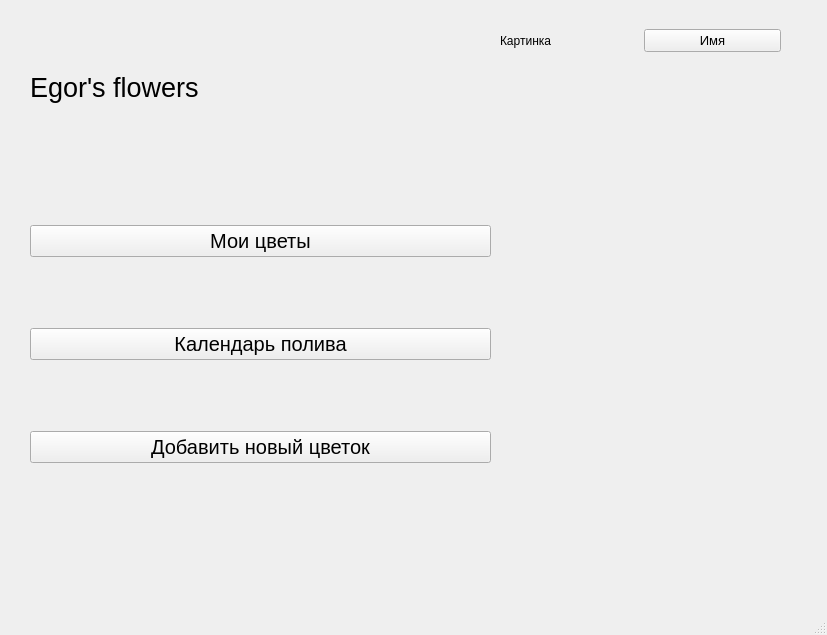
<?xml version="1.0" encoding="UTF-8"?>
<ui version="4.0">
 <class>MainWindow</class>
 <widget class="QMainWindow" name="MainWindow">
  <property name="geometry">
   <rect>
    <x>0</x>
    <y>0</y>
    <width>827</width>
    <height>635</height>
   </rect>
  </property>
  <property name="windowTitle">
   <string>MainWindow</string>
  </property>
  <widget class="QWidget" name="centralwidget">
   <widget class="QWidget" name="horizontalLayoutWidget">
    <property name="geometry">
     <rect>
      <x>500</x>
      <y>10</y>
      <width>281</width>
      <height>61</height>
     </rect>
    </property>
    <layout class="QHBoxLayout" name="horizontalLayout">
     <item>
      <widget class="QLabel" name="label">
       <property name="text">
        <string>Картинка</string>
       </property>
      </widget>
     </item>
     <item>
      <widget class="QPushButton" name="pushButton_4">
       <property name="font">
        <font>
         <pointsize>10</pointsize>
        </font>
       </property>
       <property name="text">
        <string>Имя</string>
       </property>
      </widget>
     </item>
    </layout>
   </widget>
   <widget class="QWidget" name="verticalLayoutWidget">
    <property name="geometry">
     <rect>
      <x>30</x>
      <y>160</y>
      <width>461</width>
      <height>371</height>
     </rect>
    </property>
    <layout class="QVBoxLayout" name="verticalLayout">
     <item>
      <widget class="QPushButton" name="pushButton">
       <property name="font">
        <font>
         <pointsize>15</pointsize>
        </font>
       </property>
       <property name="text">
        <string>Мои цветы</string>
       </property>
      </widget>
     </item>
     <item>
      <widget class="QPushButton" name="pushButton_2">
       <property name="font">
        <font>
         <pointsize>15</pointsize>
        </font>
       </property>
       <property name="text">
        <string>Календарь полива</string>
       </property>
      </widget>
     </item>
     <item>
      <widget class="QPushButton" name="pushButton_3">
       <property name="font">
        <font>
         <pointsize>15</pointsize>
        </font>
       </property>
       <property name="text">
        <string>Добавить новый цветок</string>
       </property>
      </widget>
     </item>
    </layout>
   </widget>
   <widget class="QLabel" name="label_3">
    <property name="geometry">
     <rect>
      <x>30</x>
      <y>-40</y>
      <width>459</width>
      <height>255</height>
     </rect>
    </property>
    <property name="font">
     <font>
      <pointsize>20</pointsize>
     </font>
    </property>
    <property name="text">
     <string>Egor's flowers</string>
    </property>
   </widget>
  </widget>
  <widget class="QMenuBar" name="menubar">
   <property name="geometry">
    <rect>
     <x>0</x>
     <y>0</y>
     <width>827</width>
     <height>21</height>
    </rect>
   </property>
  </widget>
  <widget class="QStatusBar" name="statusbar"/>
 </widget>
 <resources/>
 <connections/>
</ui>
